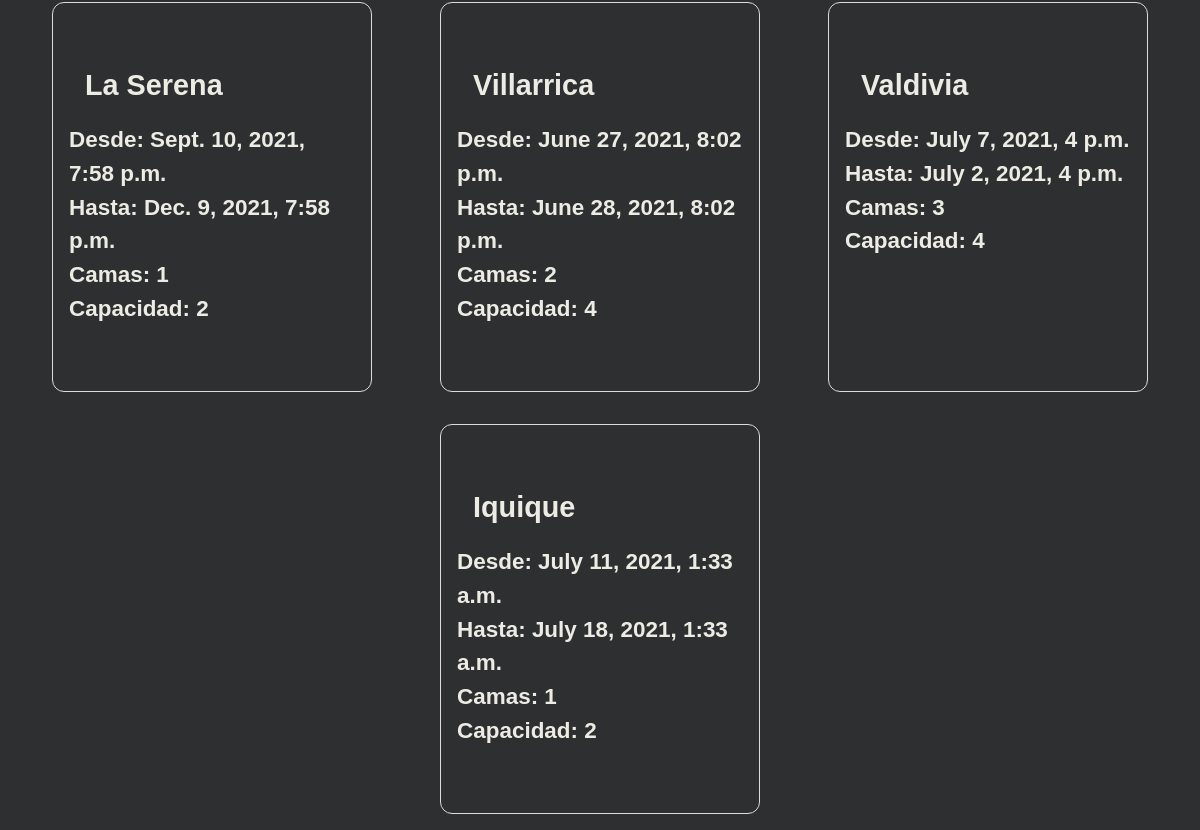
Page /reserva_list/ (signed in, lower part) on the earlier database version.
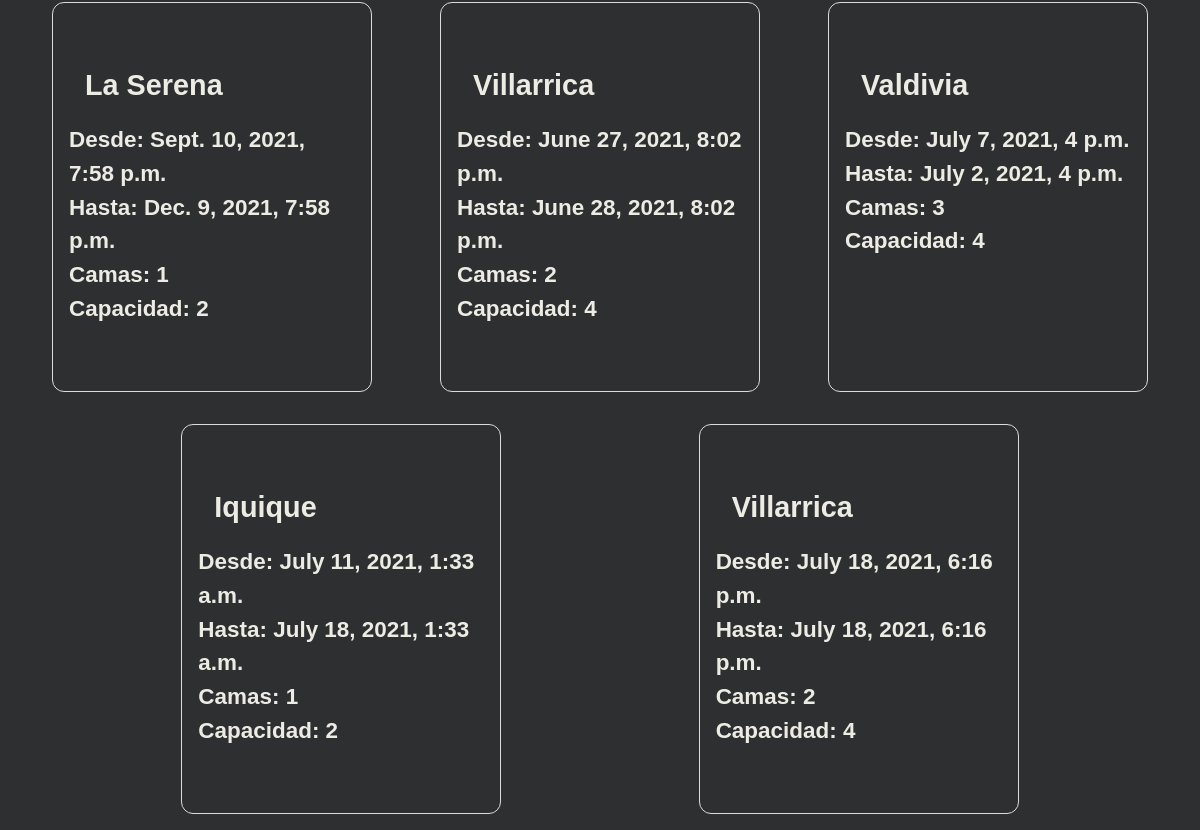
Same page on the later database version.
### arriendo/models.py (models this page shows, shortened)
class Reserva(models.Model):
    user = models.ForeignKey(settings.AUTH_USER_MODEL, on_delete=models.CASCADE)
    depto = models.ForeignKey(Depto, on_delete=models.CASCADE)
    check_in = models.DateTimeField()
    check_out = models.DateTimeField()
    def get_depto_category(self):
        depto_categories = dict(self.depto.DEPTO_CATEGORIES)
        depto_category = depto_categories.get(self.depto.category)
        return depto_category
    def get_cancel_reserva_url(self):
        return reverse_lazy('arriendo:CancelReservaView',args=[self.pk,])

class Depto(models.Model):
    DEPTO_CATEGORIES = (
        ('VIN','Vina del Mar'),
        ('SER','La Serena'),
        ('PUC','Pucon'),
        ('VIL','Villarrica'),
        ('VAL','Valdivia'),
        ('IQU','Iquique'),
        ('FRU','Frutillar'),
    )
    category = models.CharField(max_length=3, choices=DEPTO_CATEGORIES,default='Iquique')
    precio = models.IntegerField()
    capacidad = models.IntegerField()
    camas = models.IntegerField()

### arriendo/views.py (the view)
# urls.py: path('reserva_list/', ReservaListView.as_view(),name='ReservaListView'),#"as_view" pq en views.py esta declaraddo como clase y no como funcion
class ReservaListView(ListView):
    model = Reserva
    template_name = 'reserva_list_view.html'
    def get_queryset(self,*args, **kwargs):
        if self.request.user.is_staff:
            reserva_list = Reserva.objects.all()
            return reserva_list
        else:
            reserva_list = Reserva.objects.filter(user=self.request.user)
            return reserva_list

### arriendo/templates/reserva_list_view.html (shortened to what this page needs)
{% load static %}
<!DOCTYPE html>
<html lang="en">
<head>
    <link rel="stylesheet" href="{% static 'arriendo/css/reserva_list_view.css' %}">
</head>
<body>
    <div class="content">
        <div class="bookings">
            {% for reserva in reserva_list %}
            <div class="booking">
                <div class="category">
                    <h2>{{reserva.get_depto_category}}</h2>
                </div>
                <div class="from">
                    <h3>Desde: {{reserva.check_in}}</h3>
                </div>
                <div class="to">
                    <h3>Hasta: {{reserva.check_out}}</h3>
                </div>
                <div class="beds">
                    <h3>Camas: {{reserva.depto.camas}}</h3>
                </div>
                <div class="capacity">
                    <h3>Capacidad: {{reserva.depto.capacidad}}</h3>
                </div>
                <div class="cancel"><a href="{{reserva.get_cancel_reserva_url}}" class="invisible"></a></div>
            </div>
            {% endfor %}
        </div>
</body>
</html>

Differences in the rows shown:
added Reserva: get_depto_category "Villarrica", check_in "July 18, 2021, 6:16 p.m.", check_out "July 18, 2021, 6:16 p.m.", depto.camas "2", depto.capacidad "4"
